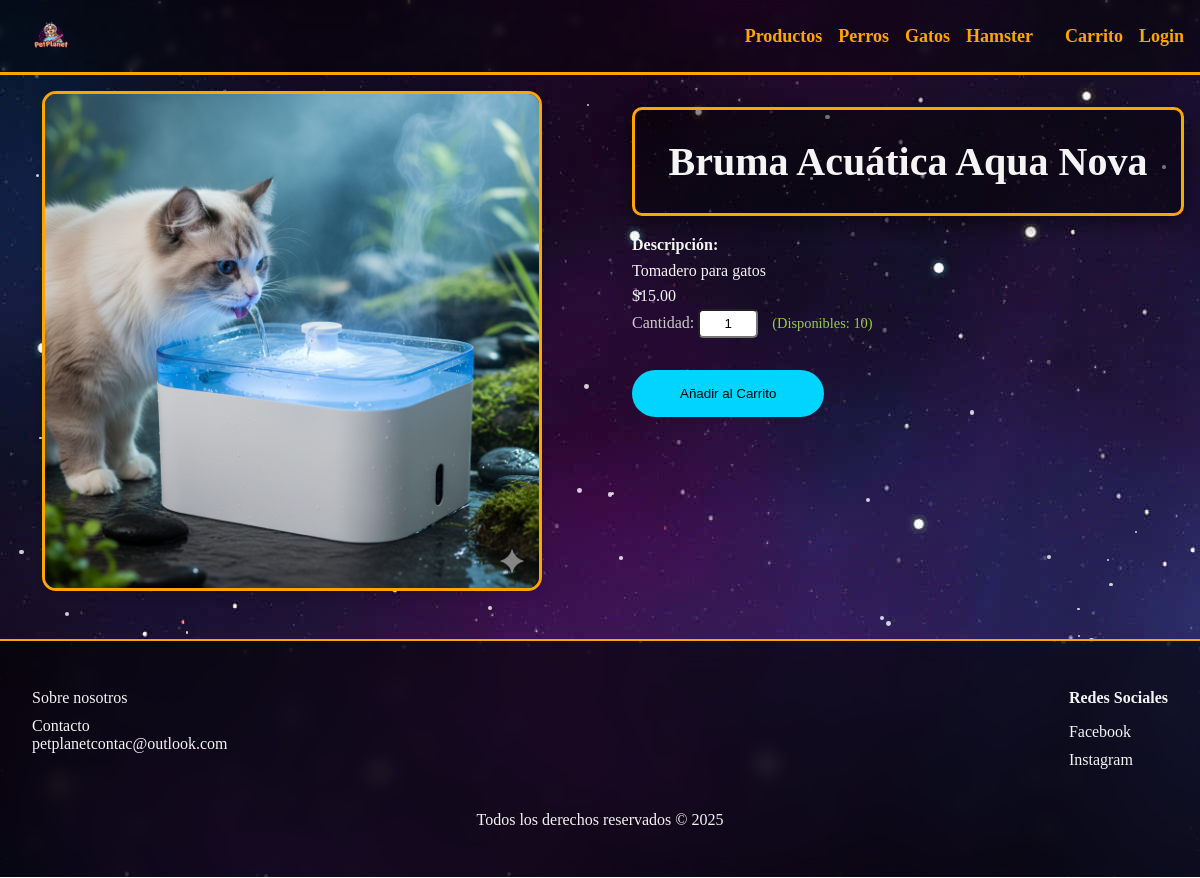
/producto-detalle.php?id=1, run on the app's committed database.
### tables this page shows
CREATE TABLE `productos` (
  `id` int(11) NOT NULL,
  `nombre` varchar(100) DEFAULT NULL,
  `descripcion` text DEFAULT NULL,
  `precio` decimal(10,2) DEFAULT NULL,
  `stock` int(11) DEFAULT NULL,
  `imagen` varchar(255) DEFAULT NULL,
  `id_categoria` int(11) DEFAULT NULL
);

### producto-detalle.php (the view, shortened to what this page needs)
<?php
require 'includes/db.php';
if (isset($_GET['id'])) {
    $id_producto = mysqli_real_escape_string($conn, $_GET['id']);
    $query = "SELECT * FROM productos WHERE id = $id_producto";
    $resultado = mysqli_query($conn, $query);
    if (mysqli_num_rows($resultado) == 1) {
        $producto = mysqli_fetch_assoc($resultado);
        $stock_actual = $producto['stock'];
    } else {
        header('Location: productos.php');
        exit;
    }
} else {
    header('Location: productos.php');
    exit;
}
?>
<!DOCTYPE html>
<html lang="es">
<head>
    <link rel="stylesheet" href="assets/css/style.css">
</head>
<body>
    <div class="fondo-espacial">
        <?php include 'includes/header.php'; ?>
        <main>
            <div class="contenedor-detalle">
                <div class="detalle-imagen">
                    <img src="<?php echo $producto['imagen']; ?>" alt="<?php echo $producto['nombre']; ?>">
                </div>
                <div class="detalle-info">
                    <h1 class="hero"><?php echo $producto['nombre']; ?></h1>
                    <p class="descripcion">
                        <strong>Descripción:</strong> <br>
                        <?php echo nl2br($producto['descripcion']); ?>
                    </p>
                    <p class="precio-producto">$<?php echo $producto['precio']; ?></p>
                    <?php if ($stock_actual > 0): ?>
                        <form action="agregar_carrito.php" method="POST">
                            <div style="margin-bottom: 1rem;">
                                <label style="color:#ccc;">Cantidad:</label>
                                <input type="number" name="cantidad" id="input-cantidad" value="1" min="1"
                                    max="<?php echo $stock_actual; ?>"
                                    style="width: 60px; padding: 5px; text-align: center; border-radius: 5px;">
                                <span style="color: #9bce42; margin-left: 10px; font-size: 0.9rem;">
                                    (Disponibles: <?php echo $stock_actual; ?>)
                                </span>
                            </div>
                            <button type="submit" class="btn-checkout" name="btn_agregar">Añadir al Carrito</button>
                        </form>
                    <?php endif; ?>
                </div>
            </div>
        </main>
        <?php include 'includes/footer.php'; ?>
</body>
</html>

### assets/Css/style.css (style rules this page uses)
* { margin: 0; padding: 0; box-sizing: border-box; text-decoration: none; list-style: none; }
main { flex: 1; position: relative; z-index: 10; }
.descripcion { color: #f4f4f4; }
.precio-producto { color: #f4f4f4; }
.hero { background: rgba(0, 0, 0, 0.45); border-radius: 10px; padding: 28px; text-align: center; border: 3px solid #ffa500; box-shadow: 0 6px 20px rgba(0, 0, 0, 0.5); margin-bottom: 1rem; margin-top: 1rem; }
.contenedor-detalle { display: grid; grid-template-columns: 1fr 1fr; gap: 4rem; max-width: 1200px; margin: 0 auto; padding: 1rem; }
.detalle-imagen img { width: 100%; height: auto; object-fit: cover; border-radius: 14px; max-width: 500px; display: block; margin: 0 auto; box-shadow: 0 4px 8px rgba(0, 0, 0, 0.1); border: 3px solid #ffa500; }
.detalle-info { display: flex; flex-direction: column; }
.detalle-info h1 { font-size: 2.5rem; color: #f4f4f4; }
.detalle-info p { line-height: 1.6; }
.fondo-espacial { width: 100%; min-height: 100vh; background-image: url("../img/fondo/espacio4.jpg"); color: #f4f4f4; position: relative; display: flex; flex-direction: column; }
.btn-checkout { border: none; background-color: #00d4ff; padding: 1rem 3rem; cursor: pointer; border-radius: 40px; margin-top: 1rem; }
input[type="number"] { appearance: textfield; -moz-appearance: textfield; }

### data on the page
productos: imagen (picture), nombre "Bruma Acuática Aqua Nova", descripcion "Tomadero para gatos", precio "15.00", stock "10"
